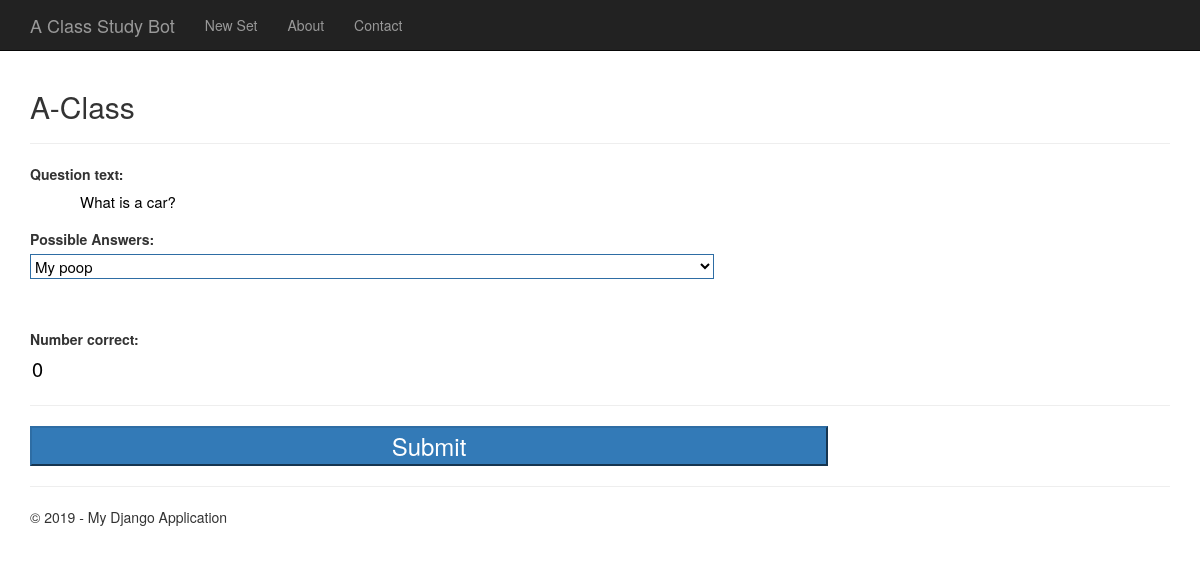
/question, run on an earlier commit of the app's database.
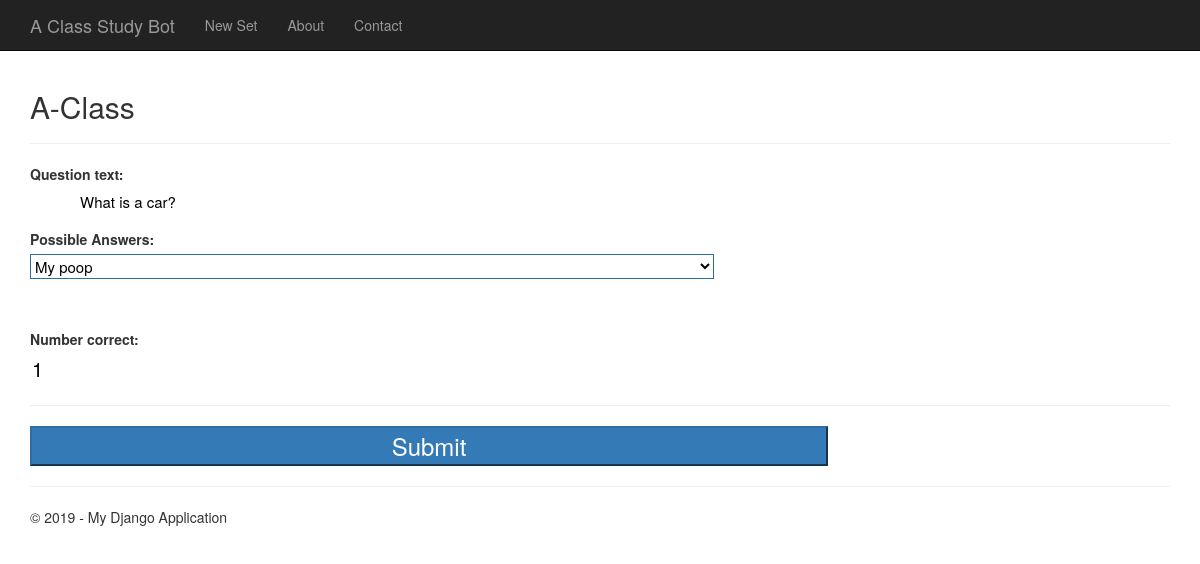
And on a later commit of the database.
### app/models.py (models this page shows)
class Question(models.Model):
    question_text = models.TextField()
    question_type = models.TextField()
    correct_Ans = models.TextField()
    incorrect_1 = models.TextField()
    incorrect_2 = models.TextField()
    incorrect_3 = models.TextField()
    number_correct = models.IntegerField()

### app/views.py (the view)
# urls.py: url(r'^question$', app.views.newQuestion, name='newQuestion'),
def newQuestion(request):
    if request.method == 'POST':
        form = QuestionForm(request.POST)
        question = Question.objects.get(question_text = request.POST.get('question_text'))
        if request.POST.get('possible_answers') == 'True':
            question.number_correct = question.number_correct + 1
            question.save()
            return render(
                request,
                'app/correct.html',
                {
                    'title': 'Correct',
                    'year':datetime.now().year
                }
            )
        else:
            question.number_correct = 0
            question.save()
            return render(
                request,
                'app/wrong.html',
                {
                    'title': 'Incorrect',
                    'question': question.question_text,
                    'correct_answer': question.correct_Ans,
                    'year':datetime.now().year
                }
            )
    else:
        assert isinstance(request, HttpRequest)
        number_of_ques = NumQuestions.objects.get(id = 1)
        number_of_ques = number_of_ques.number_questions
        question_set = []
        selected_ids = []
        for x in range(number_of_ques):
            while True:
                select = random.randrange(1, Question.objects.all().count() + 1, 1)
                quest = Question.objects.get(id=select)
                if quest.number_correct < 2:
                    if not select in selected_ids:
                        selected_ids.append(select)
                        break
            choices = [(True, quest.correct_Ans ),(False, quest.incorrect_1),(False, quest.incorrect_2),(False, quest.incorrect_3),]
            random.shuffle(choices)
            form = QuestionForm(initial={'question_text': quest.question_text, 'number_correct': quest.number_correct}, answers = choices)
            question_set.append(form)
        return render(
            request,
            'app/newQuestion.html',
            {
                'title':quest.question_type,
                'year':datetime.now().year,
                'forms':question_set,
            }
        )

### app/templates/app/newQuestion.html (shortened to what this page needs)
{% extends "app/layout.html" %}
{% block content %}
<h2>{{ title }}</h2>
<hr>
<form action="/question" method="post">
    {% for form in forms %}
        {{ form }}
        <hr>
    {% endfor %}
    <input type="submit" value="Submit" />
</form>
{% endblock %}

### app/templates/app/layout.html (shortened to what this page needs)
﻿<!DOCTYPE html>
<html>
<head>
    {% load staticfiles %}
    <link rel="stylesheet" type="text/css" href="{% static 'app/content/bootstrap.min.css' %}" />
    <link rel="stylesheet" type="text/css" href="{% static 'app/content/site.css' %}" />
</head>
<body>
    <div class="navbar navbar-inverse navbar-fixed-top">
        <div class="container">
            <div class="navbar-header">
                <a href="/" class="navbar-brand">A Class Study Bot</a>
            </div>
            <div class="navbar-collapse collapse">
                <ul class="nav navbar-nav">
                    <li><a href="{% url 'newQuestion' %}">New Set</a></li>
                    <li><a href="{% url 'about' %}">About</a></li>
                    <li><a href="{% url 'contact' %}">Contact</a></li>
                </ul>
            </div>
        </div>
    </div>
    <div class="container body-content">
{% block content %}{% endblock %}
        <hr/>
        <footer>
            <p>&copy; {{ year }} - My Django Application</p>
        </footer>
    </div>
</body>
</html>

### app/static/app/content/site.css (style rules this page uses)
body { padding-top: 50px; padding-bottom: 20px; }
.body-content { padding-left: 15px; padding-right: 15px; }
#id_number_correct { width: 30px; margin-right: 400px; font-size: 20px; color: #000; background-color:#fff; border: none; }
input { margin-left: auto; margin-right: auto; padding-left: auto; padding-right: auto; width: 70%; color: #fff; font: sans-serif; font-size: x-large; background-color:#337ab7; border-color:#2e6da4; }
select { height:auto; width: 60%; color: #000; background-color:#ffffff; border-color:#2e6da4; margin-bottom: 50px; font-size: 15px; }
textarea { resize: none; overflow: hidden; height: 40px; padding-left: 50px; padding-right: 50px; border: none; font-size: 15px; width: 100%; }
label { width: 100%; }

What changed in the data, as far as the page shows it:
changed Question "A-Class": number_correct "0" → "1"
